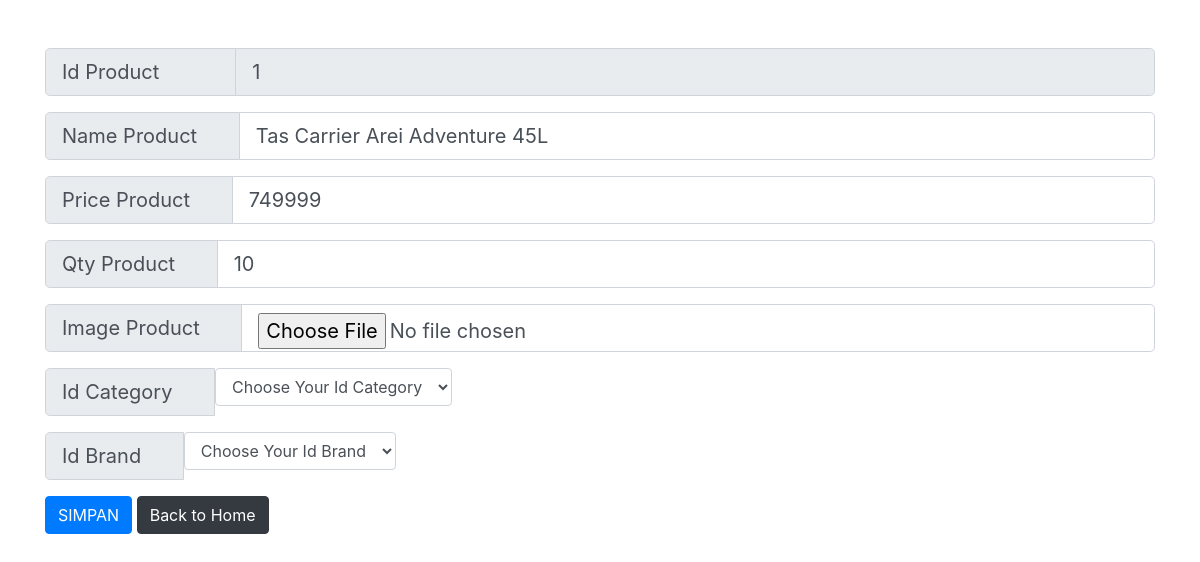
/editp.php?id_product=1, run on the app's committed database.
### tables this page shows
CREATE TABLE `product` (
  `id_product` int(11) NOT NULL,
  `name_product` varchar(200) NOT NULL,
  `price_product` decimal(12,0) NOT NULL,
  `qty_product` int(11) NOT NULL,
  `image` varchar(100) NOT NULL,
  `id_category` int(11) NOT NULL,
  `id_brand` int(11) NOT NULL
);

### editp.php (the view, shortened to what this page needs)
<!DOCTYPE html>
<html lang="en">
<head>
	<link rel="stylesheet" href="https://maxcdn.bootstrapcdn.com/bootstrap/4.1.3/css/bootstrap.min.css">
    <link rel="stylesheet" href="assets/stylee.css">
</head>
<body>
    <div class="container mt-5">
        <?php
                include_once "config.php";
                $id_product = $_GET["id_product"];
                $query = mysqli_query($host, "SELECT * FROM product WHERE id_product='$id_product'");
                foreach ($query as $row) {
        ?>
        <form action="proseseditp.php?id_product=<?php echo $id_product ?>" method="post" id="form-validation" enctype="multipart/form-data">
            <div class="input-group mb-3 input-group-lg">
                <div class="input-group-prepend">
                    <span class="input-group-text">Id Product&emsp;&emsp;&emsp;</span>
                </div>
                <input type="text" name="id_product" class="form-control" value="<?php echo $row['id_product']; ?>" disabled>
            </div>
            <div class="input-group mb-3 input-group-lg">
                <div class="input-group-prepend">
                    <span class="input-group-text">Name Product &emsp;</span>
                </div>
                <input type="text" name="name_product" class="form-control" value="<?php echo $row['name_product']; ?>">
            </div>
            <div class="input-group mb-3 input-group-lg">
                <div class="input-group-prepend">
                    <span class="input-group-text">Price Product &emsp;</span>
                </div>
                <input type="number" name="price_product" class="form-control" value="<?php echo $row['price_product']; ?>">
            </div>
            <div class="input-group mb-3 input-group-lg">
                <div class="input-group-prepend">
                    <span class="input-group-text">Qty Product &emsp;</span>
                </div>
                <input type="number" name="qty_product" class="form-control" value="<?php echo $row['qty_product']; ?>">
            </div>
            <div class="input-group mb-3 input-group-lg">
                <div class="input-group-prepend">
                    <span class="input-group-text">Image Product &emsp;</span>
                </div>
                <input type="file" name="image" id="image" class="form-control" value="<?php echo $row['image']; ?>">
            </div>
            <?php
                require_once "config.php";
                $data = mysqli_query($host, "SELECT * FROM `category`");
                if (mysqli_num_rows($data) > 0) {
            ?>
                    <div class="input-group mb-3 input-group-lg">
                        <div class="input-group-prepend">
                            <span class="input-group-text">Id Category &emsp;</span>
                            <select name="id_category" id="" class="form-control">
                                <option value="">Choose Your Id Category</option>
                            </select>
                        </div>
                    </div>
            <?php
                } else {
                    echo "No Data Avalaible";
                }
            ?>
            <?php
                require_once "config.php";
                $data = mysqli_query($host, "SELECT * FROM `brand`");
                if (mysqli_num_rows($data) > 0) {
            ?>
                    <div class="input-group mb-3 input-group-lg">
                        <div class="input-group-prepend">
                            <span class="input-group-text">Id Brand &emsp;</span>
                            <select name="id_brand" id="" class="form-control">
                                <option value="">Choose Your Id Brand</option>
                            </select>
                        </div>
                    </div>
            <?php
                } else {
                    echo "No Data Avalaible";
                }
            ?>
            <button type="submit" name ="submit" value="submit" button type ="button" class="btn btn-primary">SIMPAN</button>
            <a href="indexproduct.php" class="btn btn-dark">Back to Home</a>
        </form>
        <?php
            }
        ?>
    </div>
</body>
</html>

### assets/stylee.css (style rules this page uses)
body { background-color:White; }

### data on the page
product: id_product "1", name_product "Tas Carrier Arei Adventure 45L", price_product "749999", qty_product "10"
